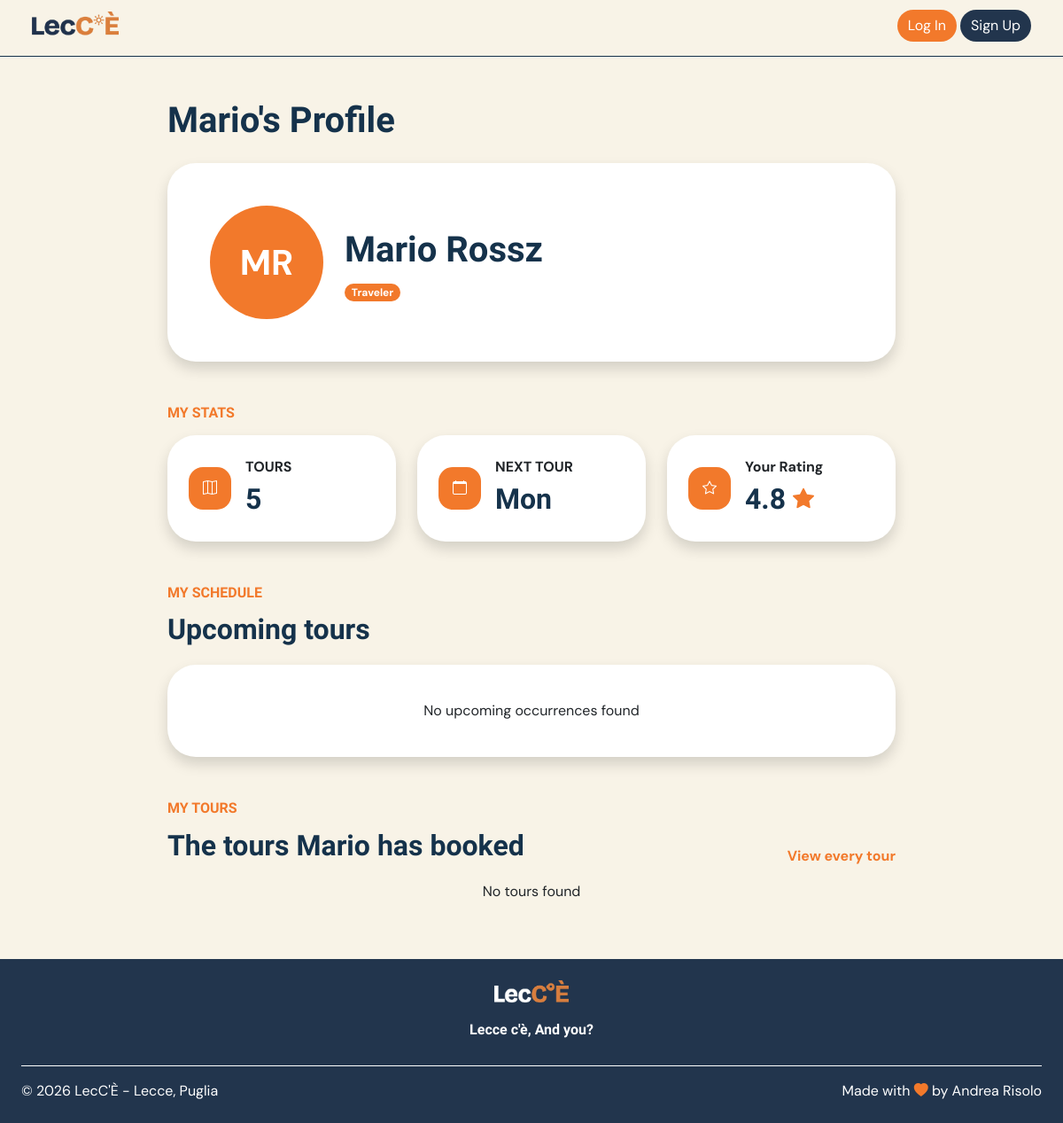
The app's page /profile/550e8400-e29b-41d4-a716-446655440000 with its own data.
### tables this page shows
CREATE TABLE users (
    id TEXT PRIMARY KEY,
    role TEXT NOT NULL,

    email TEXT NOT NULL UNIQUE,
    password TEXT NOT NULL,

    first_name TEXT NOT NULL,
    last_name TEXT NOT NULL,
    profile_photo TEXT
);

### app.py (the view, shortened to what this page needs)
@login_required
@app.route("/profile/<id>")
def profile(id):
    today = date.today()
    user = users_dao.get_user_by_id(id)
    if user.role == "guide":
        user.languages = languages_dao.get_languages_by_user_id(user.id)
        occurrences = occurrencies_dao.get_not_empty_occurrences_by_guide_id(user.id, limit=3, after_date=today)
        for occurrence in occurrences:
            occurrence.tour = tours_dao.get_tour_by_id(occurrence.tour_id)
            occurrence.tour.language = languages_dao.get_language_by_id(occurrence.tour.language_id)["name"]
            occurrence.tour.theme = themes_dao.get_theme_by_id(occurrence.tour.theme_id)
            occurrence.tour.stops = stops_dao.get_first_stop_by_tour(occurrence.tour)
        upcoming = occurrences
        tours = tours_dao.get_tours_by_guide_id(user.id,6)
        for tour in tours:
            tour.photos=photos_dao.get_first_photo(tour)
            tour.language=languages_dao.get_language_by_id(tour.language_id)["name"]
            tour.theme=themes_dao.get_theme_by_id(tour.theme_id)
            tour.stops=stops_dao.get_first_stop_by_tour(tour)
            tour.guide = users_dao.get_user_by_id(tour.guide_id)
    else:
        reservations = reservations_dao.get_reservations_by_participant_id(user.id, limit=3, after_date=today)
        occurrencies = []
        upcoming = occurrencies
        temp_tours = []
        tours = []
    return render_template("profile.html", upcoming=upcoming, tours=tours, user=user)

### database/daos/users.py (called while the page is built)
@connect_db
def get_user_by_id(conn, cursor, id):
    query="SELECT * FROM users WHERE id=(?)"
    cursor.execute(query, (id,))
    user=cursor.fetchone()
    if user is None:
        return None
    user_obj=User(user["id"], user["role"], user["email"], user["password"], user["first_name"], user["last_name"], user["profile_photo"])
    return user_obj

### utilities/db_connection.py (called while the page is built)
def connect_db(func):
    @wraps(func)
    def wrapper(*args, **kwargs):
        conn = sqlite3.connect(DB_PATH)
        conn.row_factory = sqlite3.Row
        cursor = conn.cursor()
        try:
            return func(conn, cursor, *args, **kwargs)
        finally:
            cursor.close()
            conn.close()
    return wrapper

### templates/profile.html (shortened to what this page needs)
{% extends "base.html" %}
{% block content %}
<main class="mx-4 my-5">
    <div class="container w-75">
        <h1 class="lecce-text-impact lecce-secondary-color fw-bold mb-4">
            {% if user.id == current_user.id %}
                My Profile
            {% else %}
                {{ user.first_name }}'s Profile
            {% endif %}
        </h1>
        <section class="bg-white rounded-5 shadow p-5 mb-5">
            <div class="d-flex flex-row align-items-center justify-content-between gap-4">
                <div class="d-flex flex-row align-items-center gap-4">
                    <div
                        class="profile-initials-big lecce-primary-background d-flex align-items-center justify-content-center fw-bold fs-1">
                        {% if user.profile_photo is not none %}
                        <div class="p-1"><img
                                src="{{ url_for('static', filename='images/profile_photos/' ~ user.profile_photo) }}"
                                alt="Profile Photo" class="img-fluid rounded-circle object-fit-cover"></div>
                        {% else %}
                        <div class="fw-bold p-2">{{ user.first_name[0].upper() }}{{
                            user.last_name[0].upper() }}</div>
                        {% endif %}
                    </div>
                    <div class="d-flex flex-column align-items-start gap-2">
                        <span class="lecce-text-impact lecce-secondary-color fw-bold fs-1">
                            {% if user.id == current_user.id %}
                                Hi, {{ user.first_name }}!
                            {% else %}
                                {{ user.first_name }} {{ user.last_name }}
                            {% endif %}
                        </span>
                        <span class="badge rounded-pill lecce-primary-background">
                            {% if user.role == 'guide' %}Guide{% else %}Traveler{% endif %}
                        </span>
                    </div>
                </div>
            </div>
        </section>
        <section class="mb-5">
            <h2 class="lecce-section-label lecce-text-impact lecce-primary-color fw-bold mb-3 fs-6">
                MY STATS
            </h2>
            <div class="row g-4">
                <div class="col-4">
                    <div class="bg-white rounded-5 shadow p-4 h-100 d-flex align-items-center gap-3">
                        <div class="d-flex align-items-center gap-3">
                            <div class="profile-initials rounded-4 d-flex align-items-center justify-content-center">
                                <i class="bi bi-map"></i>
                            </div>
                            <div class="d-flex flex-column align-items-start">
                                <span class="fw-bold mb-0">
                                    TOURS
                                </span>
                                <span class="lecce-text-impact lecce-secondary-color fw-bold mb-0 fs-2">
                                    5
                                </span>
                            </div>
                        </div>
                    </div>
                </div>
                <div class="col-4">
                    <div class="bg-white rounded-5 shadow p-4 h-100">
                        <div class="d-flex align-items-center gap-3">
                            <div class="profile-initials rounded-4 d-flex align-items-center justify-content-center">
                                <i class="bi bi-calendar"></i>
                            </div>
                            <div class="d-flex flex-column align-items-start">
                                <span class="fw-bold mb-0">
                                    NEXT TOUR
                                </span>
                                <span class="lecce-text-impact lecce-secondary-color fw-bold mb-0 fs-2">
                                    Mon
                                </span>
                            </div>
                        </div>
                    </div>
                </div>
                <div class="col-4">
                    <div class="bg-white rounded-5 shadow p-4 h-100 d-flex align-items-center gap-3">
                        <div class="d-flex align-items-center gap-3">
                            <div class="profile-initials rounded-4 d-flex align-items-center justify-content-center">
                                <i class="bi bi-star"></i>
                            </div>
                            <div class="d-flex flex-column align-items-start">
                                <span class="fw-bold mb-0">
                                    Your Rating
                                </span>
                                <div class="d-flex align-items-center gap-2">
                                    <span class="lecce-text-impact lecce-secondary-color fw-bold mb-0 fs-2">
                                        4.8
                                    </span>
                                    <i class="bi bi-star-fill lecce-primary-color fs-4"></i>
                                </div>
                            </div>
                        </div>
                    </div>
                </div>
            </div>
        </section>
        <section class="mb-5">
            <div class="d-flex justify-content-between align-items-end gap-3 mb-3">
                <div>
                    <h2 class="lecce-text-impact lecce-primary-color fw-bold mb-2 fs-6">
                        MY SCHEDULE
                    </h2>
                    <span class="lecce-text-impact lecce-secondary-color fw-bold mb-0 fs-2">
                        Upcoming tours
                    </span>
                </div>
            </div>
            <div class="bg-white rounded-5 shadow overflow-hidden">
                {% if upcoming|length > 0 %}
                {% for occurrence in upcoming %}
                {% include "booking_card.html" %}
                {% endfor %}
                {% else %}
                <div class="d-flex justify-content-center p-4 mt-3">
                    <p>No upcoming occurrences found</p>
                </div>
                {% endif %}
            </div>
        </section>
        <section class="mb-5">
            <div class="d-flex justify-content-between align-items-end gap-3 mb-3">
                <div>
                    <h2 class="lecce-text-impact lecce-primary-color fw-bold mb-2 fs-6">
                        MY TOURS
                    </h2>
                    <p class="lecce-text-impact lecce-secondary-color fw-bold mb-0 fs-2">
                        {% if user.role == 'guide' %}
                        {% if user.id == current_user.id %}
                        The tours I organize
                        {% else %}
                        The tours {{ user.first_name }} organizes
                        {% endif %}
                        {% else %}
                        {% if user.id == current_user.id %}
                        The tours I have booked
                        {% else %}
                        The tours {{ user.first_name }} has booked
                        {% endif %}
                        {% endif %}
                    </p>
                </div>
                <a href="#" class="lecce-primary-color fw-bold text-decoration-none fs-6">
                    View every tour
                </a>
            </div>
            <div class="row g-4">
                {% if tours|length > 0 %}
                {% for tour in tours %}
                <div class="col-4">
                    {% include "tour_card.html" %}
                </div>
                {% endfor %}
                {% else %}
                <div class="d-flex justify-content-center">
                    <p>No tours found</p>
                </div>
                {% endif %}
            </div>
        </section>
    </div>
</main>
{% endblock %}

### static/css/style.css (style rules this page uses)
body { background-color: #F8F3E7; font-family: "DM Sans", sans-serif; }
.lecce-text-impact { font-family: "Bricolage Grotesque", sans-serif; }
.lecce-primary-color { color: #F2792B }
.lecce-secondary-color { color: #15324B; }
.lecce-primary-background { background-color: #F2792B; color: white; }
.profile-initials { background-color: #F2792B; color: white; aspect-ratio: 1/1; border-radius: 50%; height: 3rem; width: 3rem; display: flex; align-items: center; justify-content: center; }
.profile-initials-big { background-color: #F2792B; color: white; aspect-ratio: 1/1; border-radius: 50%; height: 8rem; width: 8rem; display: flex; align-items: center; justify-content: center; }

### records on screen
users: first_name "Mario", first_name "M", last_name "R", last_name "Rossz"
